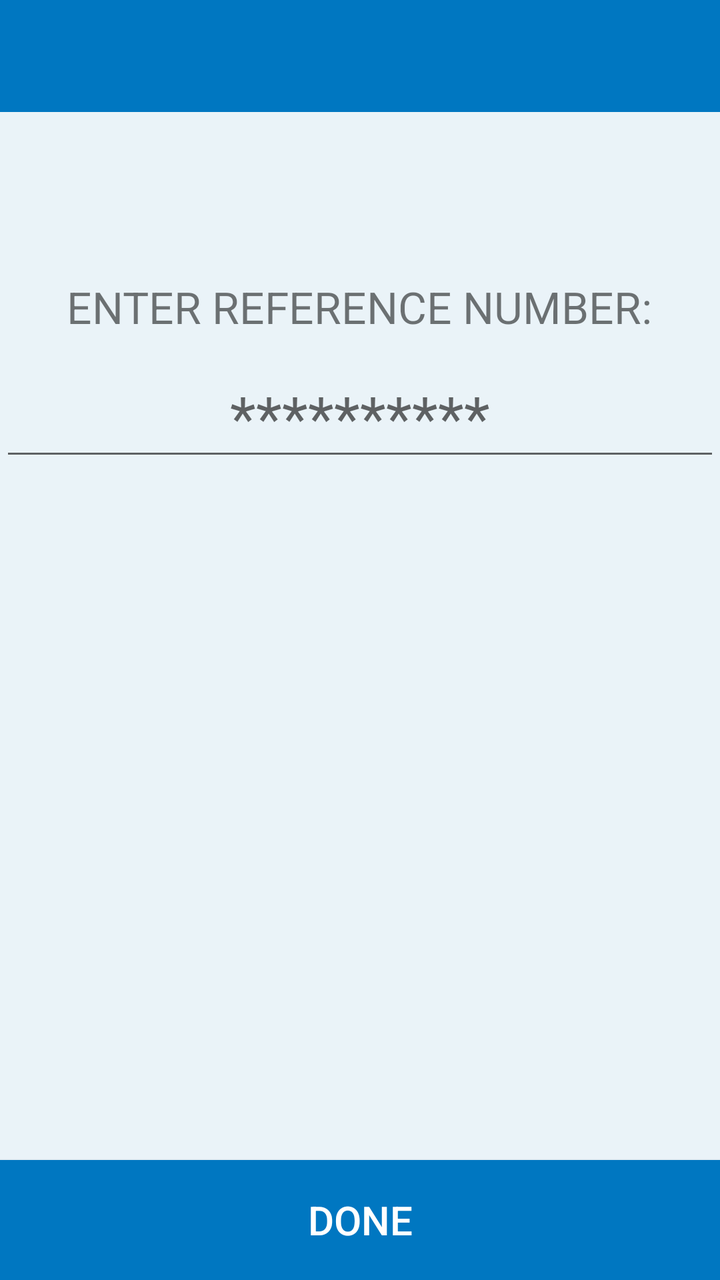
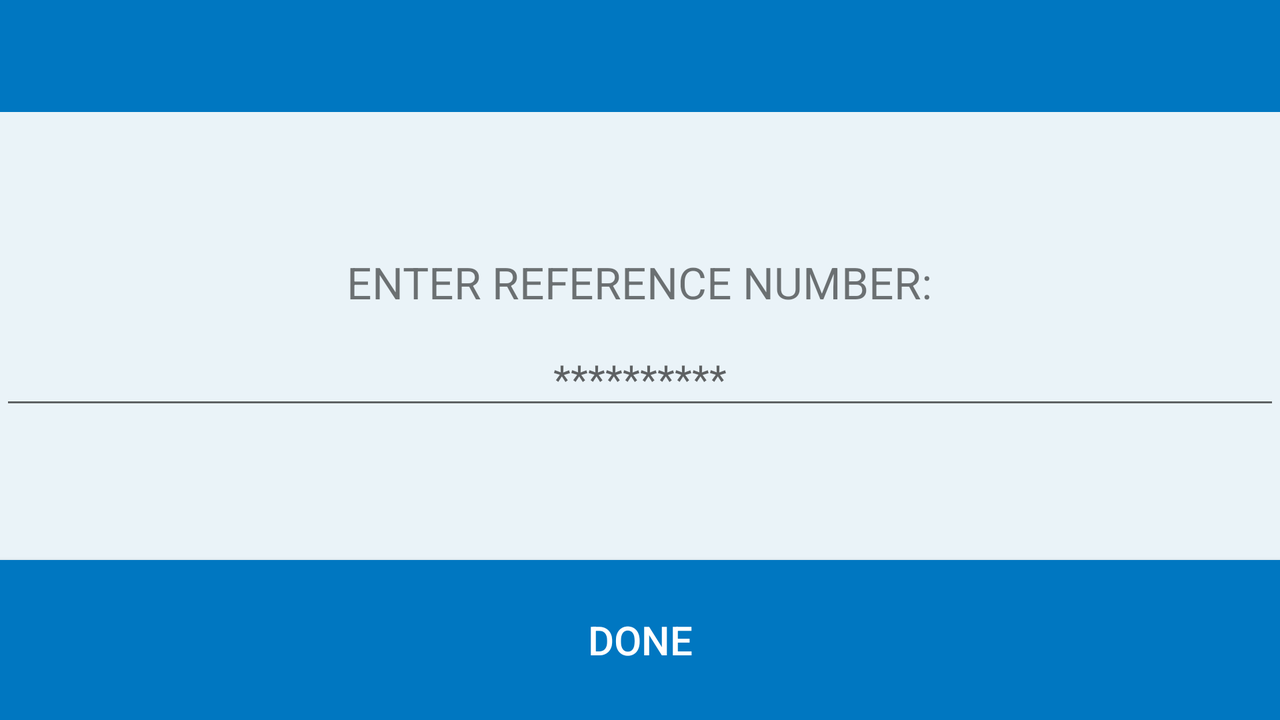

Two renders of one Android screen. The first uses the default layout on a phone; the second uses the alternative layout the repository ships for a different screen configuration, on a matching device. The two XML files are below.
<!-- AndroidManifest.xml: application theme AppTheme -->
<!-- res/layout/activity_reference_number.xml -->
<?xml version="1.0" encoding="utf-8"?>
<RelativeLayout
    android:id              ="@+id/root_view"
    xmlns:android           ="http://schemas.android.com/apk/res/android"
    android:layout_width    ="match_parent"
    android:layout_height   ="match_parent"
    android:background      ="@color/main_light_blue"
    xmlns:card_view         ="http://schemas.android.com/tools">

    <LinearLayout
        android:layout_width    ="match_parent"
        android:layout_height   ="match_parent"
        android:orientation     ="vertical">

        <android.support.v7.widget.Toolbar
            android:id                  ="@+id/toolbar"
            android:layout_height       ="56dp"
            android:layout_width        ="match_parent"
            android:background          ="@color/main_blue">

            <RelativeLayout
                android:id              ="@+id/title_layout"
                android:layout_width    ="match_parent"
                android:layout_height   ="56dp"
                android:layout_gravity  ="center_vertical|fill_horizontal" >

                <TextView
                    android:id                      ="@+id/title_text"
                    android:layout_width            ="wrap_content"
                    android:layout_height           ="wrap_content"
                    android:textColor               ="@color/main_white"
                    android:textStyle               ="bold"
                    android:textSize                ="20sp"
                    android:layout_centerInParent   ="true"/>

            </RelativeLayout>

        </android.support.v7.widget.Toolbar>

        <LinearLayout
            android:id              ="@+id/currency_layout"
            android:layout_width    ="match_parent"
            android:layout_height   ="0dip"
            android:gravity         ="center"
            android:orientation     ="vertical"
            android:layout_weight   ="50">

            <TextView
                android:id              ="@+id/reference_number_title"
                android:layout_width    ="wrap_content"
                android:layout_height   ="wrap_content"
                android:text            ="ENTER REFERENCE NUMBER:"
                android:textSize        ="22sp"
                android:textAllCaps     ="true"/>

            <EditText
                android:id="@+id/reference_number_et"
                android:layout_width="match_parent"
                android:layout_height="wrap_content"
                android:maxLength       ="20"
                android:inputType       ="textFilter"
                android:hint            ="**********"
                android:layout_marginTop="10dp"
                android:textSize        ="30sp"
                android:gravity         ="center" />
        </LinearLayout>

        <LinearLayout
            android:id                  ="@+id/keyboard_container"
            android:visibility          ="invisible"
            android:layout_width        ="match_parent"
            android:layout_height       ="0dip"
            android:layout_weight       ="50">

            <include
                layout="@layout/custom_keyboard_layout" />
        </LinearLayout>

        <Button
            android:id                  ="@+id/charge_btn"
            android:layout_width        ="match_parent"
            android:layout_height       ="60dp"
            android:textSize            ="20sp"
            android:background          ="@color/main_blue"
            android:text                ="DONE"
            android:textColor           ="@color/main_white" />

    </LinearLayout>

</RelativeLayout>
<!-- res/layout/custom_keyboard_layout.xml (included above) -->
<?xml version="1.0" encoding="utf-8"?>
<android.support.v7.widget.GridLayout
    android:id                  ="@+id/keyboard_gridlayout"
    xmlns:android               ="http://schemas.android.com/apk/res/android"
    xmlns:grid                  ="http://schemas.android.com/apk/res-auto"
    android:layout_width        ="match_parent"
    android:layout_height       ="match_parent"
    android:background          ="@android:color/darker_gray"
    grid:alignmentMode          ="alignBounds"
    grid:columnCount            ="3">

    <TextView
        android:id                  ="@+id/keyboard_number_1"
        style                       ="@style/CustomKeyboardButton"
        android:layout_margin       ="0.5dip"
        android:text                ="1"

        android:clickable           ="true"/>

    <TextView
        android:id                  ="@+id/keyboard_number_2"
        style                       ="@style/CustomKeyboardButton"
        android:layout_margin       ="0.5dip"
        android:text                ="2"
        />

    <TextView
        android:id                  ="@+id/keyboard_number_3"
        style                       ="@style/CustomKeyboardButton"
        android:layout_margin       ="0.5dip"
        android:text                ="3" />

    <TextView
        android:id                  ="@+id/keyboard_number_4"
        style                       ="@style/CustomKeyboardButton"
        android:layout_margin       ="0.5dip"
        android:text                ="4" />

    <TextView
        android:id                  ="@+id/keyboard_number_5"
        style                       ="@style/CustomKeyboardButton"
        android:layout_margin       ="0.5dip"
        android:text                ="5" />

    <TextView
        android:id                  ="@+id/keyboard_number_6"
        style                       ="@style/CustomKeyboardButton"
        android:layout_margin       ="0.5dip"
        android:text                ="6" />

    <TextView
        android:id                  ="@+id/keyboard_number_7"
        style                       ="@style/CustomKeyboardButton"
        android:layout_margin       ="0.5dip"
        android:text                ="7" />

    <TextView
        android:id                  ="@+id/keyboard_number_8"
        style                       ="@style/CustomKeyboardButton"
        android:layout_margin       ="0.5dip"
        android:text                ="8" />

    <TextView
        android:id                  ="@+id/keyboard_number_9"
        style                       ="@style/CustomKeyboardButton"
        android:layout_margin       ="0.5dip"
        android:text                ="9" />


    <TextView
        android:id                  ="@+id/keyboard_number_00"
        style                       ="@style/CustomKeyboardButton"
        android:layout_margin       ="0.5dip"
        grid:layout_columnWeight="1"
        android:text                ="00" />

    <TextView
        android:id                  ="@+id/keyboard_number_0"
        style                       ="@style/CustomKeyboardButton"
        android:layout_margin       ="0.5dip"
        android:text                ="0" />

    <LinearLayout
        android:id                  ="@+id/backspace_btn"
        android:layout_margin       ="0.5dip"
        style                       ="@style/CustomKeyboardButton">
        <ImageView
            android:layout_width    ="wrap_content"
            android:layout_height   ="wrap_content"
            android:src             ="@drawable/backspace_icon"/>

    </LinearLayout>


</android.support.v7.widget.GridLayout>
<!-- resources referenced by this layout -->
<resources>
  <color name="main_blue">#0077c1</color>
  <color name="main_light_blue">#eaf3f8</color>
  <color name="main_white">#FFFFFF</color>
  <!-- drawable backspace_icon: png bitmap (drawable-xxhdpi, 154241 bytes) -->
  <style name="CustomKeyboardButton">
          <item name="android:layout_width">100dp</item>
          <item name="android:layout_height">wrap_content</item>
          <item name="layout_rowWeight">1</item>
          <item name="layout_columnWeight">1</item>
          <item name="android:gravity">center</item>
          <item name="android:textSize">30sp</item>
          <item name="android:background">@android:color/white</item>
      </style>
  <style name="AppTheme" parent="Theme.AppCompat.Light.NoActionBar">
          
          <item name="colorPrimary">@color/colorPrimary</item>
          <item name="colorPrimaryDark">@color/colorPrimaryDark</item>
          <item name="colorAccent">@color/main_blue</item>
          <item name="android:windowBackground">@color/main_white</item>
      </style>
  <color name="colorPrimary">#3F51B5</color>
  <color name="colorPrimaryDark">#044d78</color>
</resources>
<!-- res/layout-land/activity_reference_number.xml (the repository's variant of the layout above) -->
<!-- drawn on the phone turned sideways -->
<?xml version="1.0" encoding="utf-8"?>
<RelativeLayout
    android:id              ="@+id/root_view"
    xmlns:android           ="http://schemas.android.com/apk/res/android"
    android:layout_width    ="match_parent"
    android:layout_height   ="match_parent"
    android:background      ="@color/main_light_blue">

    <LinearLayout
        android:layout_width    ="match_parent"
        android:layout_height   ="match_parent"
        android:orientation     ="vertical">

        <android.support.v7.widget.Toolbar
            android:id                  ="@+id/toolbar"
            android:layout_height       ="56dp"
            android:layout_width        ="match_parent"
            android:background          ="@color/main_blue">

            <RelativeLayout
                android:id              ="@+id/title_layout"
                android:layout_width    ="match_parent"
                android:layout_height   ="56dp"
                android:layout_gravity  ="center_vertical|fill_horizontal" >

                <TextView
                    android:id                      ="@+id/title_text"
                    android:layout_width            ="wrap_content"
                    android:layout_height           ="wrap_content"
                    android:textColor               ="@color/main_white"
                    android:textStyle               ="bold"
                    android:textSize                ="20sp"
                    android:layout_centerInParent   ="true"/>

            </RelativeLayout>

        </android.support.v7.widget.Toolbar>

        <LinearLayout
            android:layout_width    ="match_parent"
            android:layout_height   ="0dip"
            android:layout_weight   ="1"
            android:orientation     ="horizontal">

            <LinearLayout
                android:id              ="@+id/currency_layout"
                android:layout_width    ="0dip"
                android:layout_height   ="match_parent"
                android:gravity         ="center"
                android:orientation     ="vertical"
                android:layout_weight   ="50">

                <TextView
                    android:id              ="@+id/reference_number_title"
                    android:layout_width    ="wrap_content"
                    android:layout_height   ="wrap_content"
                    android:text            ="@string/reference_number_title"
                    android:textSize        ="22sp"
                    android:textAllCaps     ="true"/>

                <EditText
                    android:id="@+id/reference_number_et"
                    android:layout_width="match_parent"
                    android:layout_height="wrap_content"
                    android:maxLength       ="20"
                    android:inputType       ="textFilter"
                    android:hint            ="**********"
                    android:layout_marginTop="10dp"
                    android:textSize        ="20sp"
                    android:gravity         ="center" />


            </LinearLayout>

        </LinearLayout>

        <Button
            android:id                  ="@+id/charge_btn"
            android:layout_width        ="match_parent"
            android:layout_height       ="80dp"
            android:textSize            ="20sp"
            android:background          ="@color/main_blue"
            android:text                ="@string/done"
            android:textColor           ="@color/main_white" />

    </LinearLayout>

    <RelativeLayout
        android:id              ="@+id/progress_layout"
        android:layout_width    ="match_parent"
        android:layout_height   ="match_parent"
        android:background      ="#77000000"
        android:clickable       ="true"
        android:visibility      ="gone">

        <ProgressBar
            android:layout_width            ="wrap_content"
            android:layout_height           ="wrap_content"
            android:layout_centerInParent   ="true"/>

    </RelativeLayout>


</RelativeLayout>
<!-- resources referenced by the variant -->
<!-- as the phone turned sideways resolves them -->
<resources>
  <color name="main_blue">#0077c1</color>
  <color name="main_light_blue">#eaf3f8</color>
  <color name="main_white">#FFFFFF</color>
  <string name="done">Done</string>
  <string name="reference_number_title">ENTER REFERENCE NUMBER:</string>
  <style name="AppTheme" parent="Theme.AppCompat.Light.NoActionBar">
          
          <item name="colorPrimary">@color/colorPrimary</item>
          <item name="colorPrimaryDark">@color/colorPrimaryDark</item>
          <item name="colorAccent">@color/main_blue</item>
          <item name="android:windowBackground">@color/main_white</item>
      </style>
  <color name="colorPrimary">#3F51B5</color>
  <color name="colorPrimaryDark">#044d78</color>
</resources>
